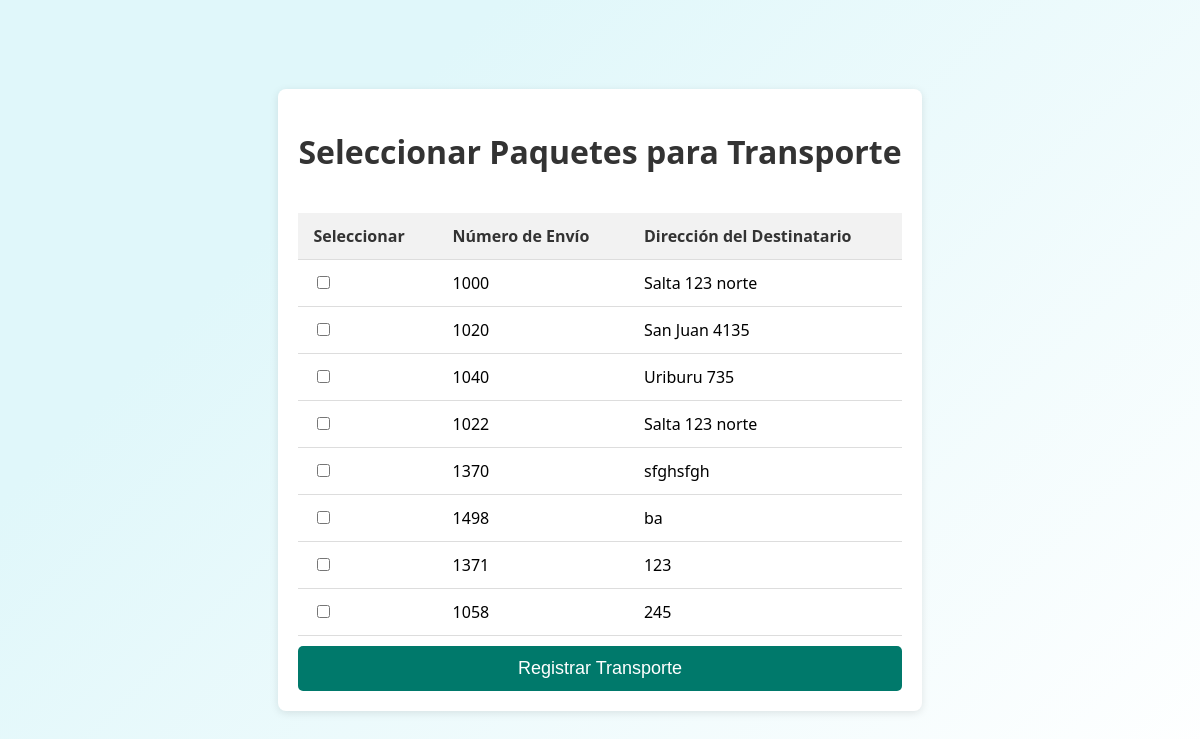
/funcion3?sucursal=1, run on an earlier commit of the app's database.
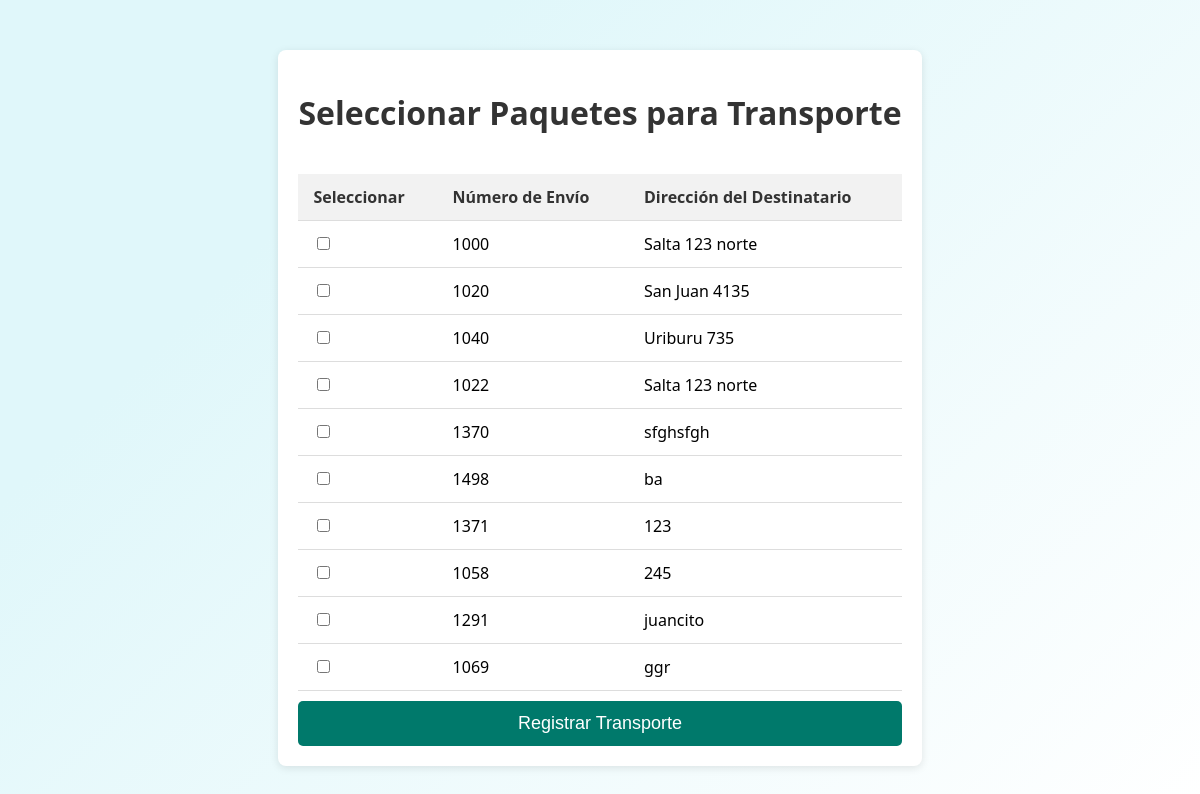
And on a later commit of the database.
### model.py (models this page shows)
class Paquete(db.Model):
    id = db.Column(db.Integer, primary_key=True)
    numeroenvio = db.Column(db.Integer, unique=True, nullable=False)
    peso = db.Column(db.Float, nullable=False)
    nomdestinatario = db.Column(db.String(80), nullable=False)
    dirdestinatario = db.Column(db.String(120), nullable=False)
    entregado = db.Column(db.Boolean, nullable=False, default=False)
    observaciones = db.Column(db.String(200))
    idsucursal = db.Column(db.Integer, db.ForeignKey('sucursal.id'), nullable=False)
    idtransporte = db.Column(db.Integer, db.ForeignKey('transporte.id'), nullable=True)
    idrepartidor = db.Column(db.Integer, db.ForeignKey('repartidor.id'), nullable=True)

### app.py (the view)
@app.route("/funcion3", methods=['GET', 'POST'])
def funcion3():
    if request.method == 'POST':
        try:
            paquete_ids = request.form.getlist('paquetes')
            id_sucursal = request.form.get('id_sucursal')
            if paquete_ids and id_sucursal:
                transporte = Transporte(
                    numerotransporte=random.randint(1000, 1500),
                    fechahorasalida=datetime.now(),
                    fechahorallegada=None,
                    idsucursal=id_sucursal
                )
                db.session.add(transporte)
                db.session.commit()
                for paquete_id in paquete_ids:
                    paquete = Paquete.query.get(paquete_id)
                    if paquete:
                        paquete.idtransporte = transporte.id
                        db.session.commit()
                flash("Paquetes asociados con el transporte correctamente", "success")
            else:
                flash("No se han seleccionado paquetes", "error")
            return redirect(url_for('funcion1'))
        except Exception as e:
            db.session.rollback()
            flash("Error al guardar transporte", "error")
            return redirect(url_for('funcion3', sucursal=id_sucursal))
    elif request.method == 'GET':
        sucursal_id = request.args.get('sucursal')
        if not sucursal_id:
            flash("No se ha especificado la sucursal", "error")
            return redirect(url_for('funcion1'))
        paquetes = Paquete.query.filter_by(entregado='0', idrepartidor=None).all()
        if not paquetes:
            flash("No hay paquetes pendientes", "error")
        else:
            print(f"Paquetes encontrados: {len(paquetes)}")
        return render_template('funcion3.html', paquetes=paquetes, id_sucursal=sucursal_id)

### templates/funcion3.html (shortened to what this page needs)
<!DOCTYPE html>
<html lang="es">
<head>
    <link rel="stylesheet" href="{{ url_for('static', filename='css/funcion3.css') }}">
</head>
<body>
    <div class="container">
        <h1>Seleccionar Paquetes para Transporte</h1>
        <form method="POST">
            <table>
                <thead>
                    <tr>
                        <th>Seleccionar</th>
                        <th>Número de Envío</th>
                        <th>Dirección del Destinatario</th>
                    </tr>
                </thead>
                <tbody>
                    {% if paquetes %}
                        {% for paquete in paquetes %}
                            <tr>
                                <td><input type="checkbox" name="paquetes" value="{{ paquete.id }}"></td>
                                <td>{{ paquete.numeroenvio }}</td>
                                <td>{{ paquete.dirdestinatario }}</td>
                            </tr>
                        {% endfor %}
                    {% else %}
                        <tr>
                            <td colspan="3">No hay paquetes pendientes</td>
                        </tr>
                    {% endif %}
                </tbody>
            </table>
            <button type="submit">Registrar Transporte</button>
        </form>
    </div>
</body>
</html>

### static/css/funcion3.css (style rules this page uses)
body { font-family: 'Segoe UI', Tahoma, Geneva, Verdana, sans-serif; margin: 0; padding: 0; background-color: #f5f5f5; display: flex; justify-content: center; align-items: center; min-height: 100vh; background: linear-gradient(135deg, #e0f7fa 25%, #ffffff 100%); }
.container { max-width: 800px; margin: 50px auto; padding: 20px; background-color: #ffffff; border-radius: 8px; box-shadow: 0 2px 8px rgba(0, 0, 0, 0.1); }
h1 { text-align: center; color: #333; font-size: 2rem; margin-bottom: 20px; }
table { width: 100%; border-collapse: collapse; margin-top: 20px; }
th, td { padding: 12px 15px; text-align: left; border-bottom: 1px solid #ddd; }
th { background-color: #f2f2f2; color: #333; }
form { display: flex; flex-direction: column; }
form button { padding: 12px; background-color: #00796b; color: white; border: none; border-radius: 5px; font-size: 18px; cursor: pointer; transition: background-color 0.3s ease, transform 0.2s ease; margin-top: 10px; }

What changed in the data, as far as the page shows it:
added Paquete: numeroenvio "1291", dirdestinatario "juancito"
added Paquete: numeroenvio "1069", dirdestinatario "ggr"
